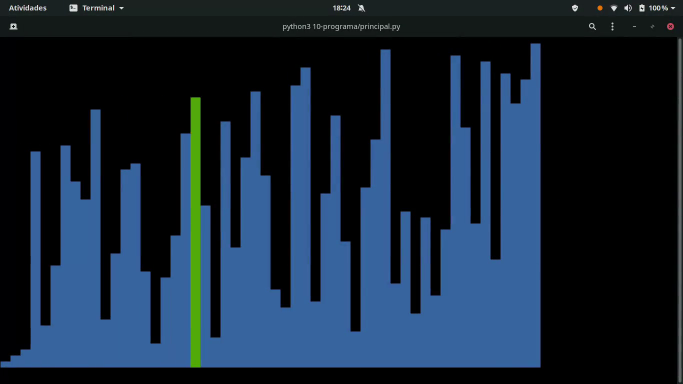
#> input picture frame 106 of 07-programaDeAlgoritmo/10-programaDeAlgoritmo/videoDeAmostra.mp4, 1366 x 768 px, given in place of badapple.mp4, which was not available (shown at 1/2 size)
$ python makeframes3.py
#> lines starting #> are read from the running program, lines starting #| are printed output that depends on the picture; pictures that were not available may be replaced by others from this repository, and a replacement may not be noted
from multiprocessing.pool import ThreadPool
from multiprocessing import cpu_count
from typing import Tuple


import cv2
import tqdm
from colorama import Back

import uteis as u

def draw_frame(frame_information: Tuple[int, cv2.VideoCapture]):
    order, frame = frame_information
#> order = 0

    y, x, _ = frame.shape
#> y = 153; x = 341
    frame_str = ''
    pixel_row = 0

    for this_y in range(y):
        for this_x in range(x):
            pixel = '0' if frame[this_y, this_x].all() == 0 else ' '

            frame_str += pixel

            pixel_row += 1
            if pixel_row == x:
                frame_str += '\n'
                pixel_row = 0
#> after the loop, pixel_row = 0

    return order, frame_str


def generate_frames(video: cv2.VideoCapture):
    success = True
    order = 0

    while success:
        success, frame = video.read()
        _, bw_frame = cv2.threshold(frame, 128, 255, cv2.THRESH_BINARY)

        if bw_frame is None:
            break

        y, x, _ = bw_frame.shape
        bw_frame = cv2.resize(bw_frame, (x // 4, y // 5))

        yield order, bw_frame

        order += 1

if __name__ == '__main__':

    VIDEO_PATH = './assets/badapple.mp4'
    VIDEO = cv2.VideoCapture(VIDEO_PATH)
    VIDEO_FRAMES_COUNT = int(VIDEO.get(cv2.CAP_PROP_FRAME_COUNT))


    with ThreadPool(processes=cpu_count()) as pool:
        frames = list(tqdm.tqdm(pool.imap(draw_frame, generate_frames(VIDEO)), total=VIDEO_FRAMES_COUNT))
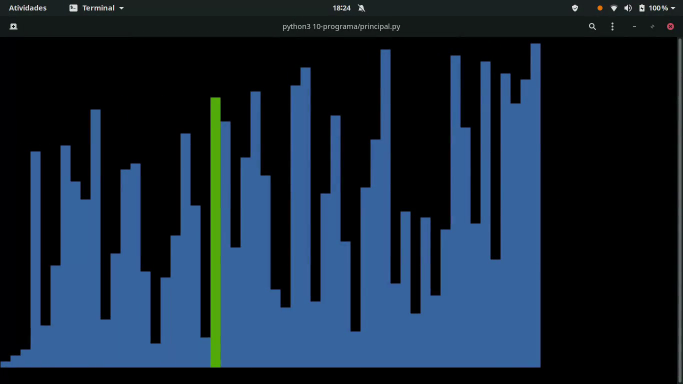
#> input picture frame 108 of 07-programaDeAlgoritmo/10-programaDeAlgoritmo/videoDeAmostra.mp4, 1366 x 768 px, given in place of badapple.mp4, which was not available (shown at 1/2 size)
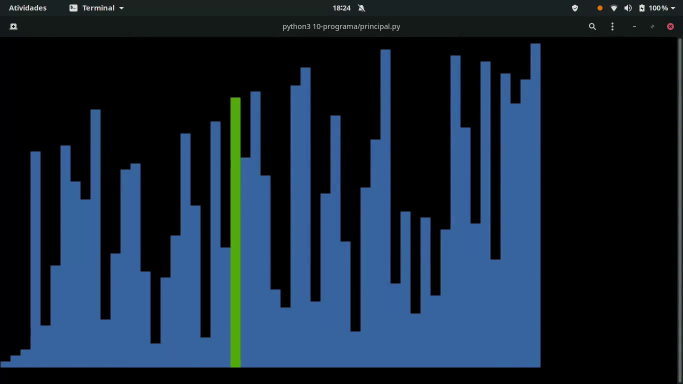
#> input picture frame 111 of 07-programaDeAlgoritmo/10-programaDeAlgoritmo/videoDeAmostra.mp4, 1366 x 768 px, given in place of badapple.mp4, which was not available (shown at 1/2 size)
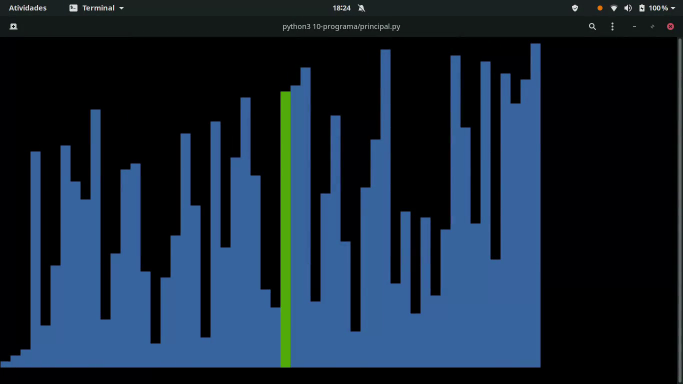
#> input picture frame 117 of 07-programaDeAlgoritmo/10-programaDeAlgoritmo/videoDeAmostra.mp4, 1366 x 768 px, given in place of badapple.mp4, which was not available (shown at 1/2 size)
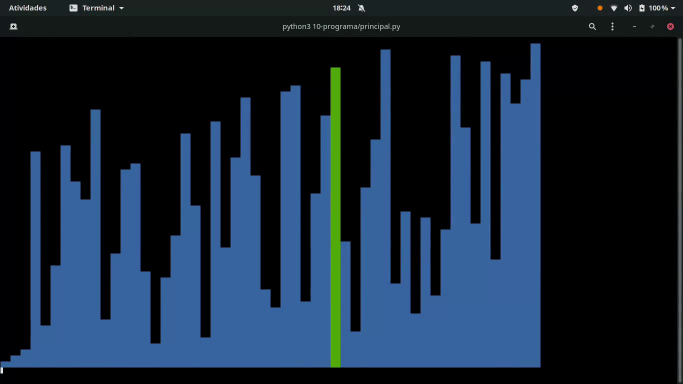
#> input picture frame 122 of 07-programaDeAlgoritmo/10-programaDeAlgoritmo/videoDeAmostra.mp4, 1366 x 768 px, given in place of badapple.mp4, which was not available (shown at 1/2 size)
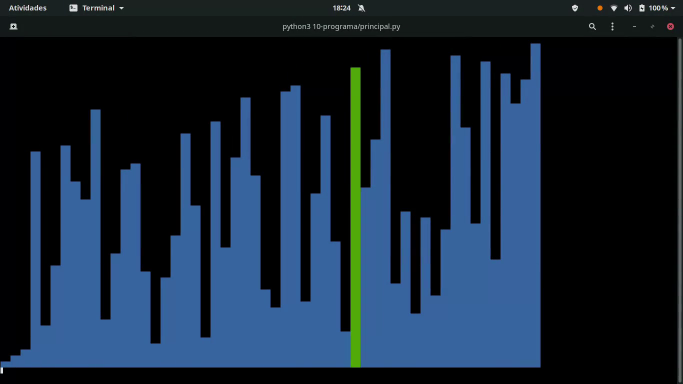
#> input picture frame 124 of 07-programaDeAlgoritmo/10-programaDeAlgoritmo/videoDeAmostra.mp4, 1366 x 768 px, given in place of badapple.mp4, which was not available (shown at 1/2 size)
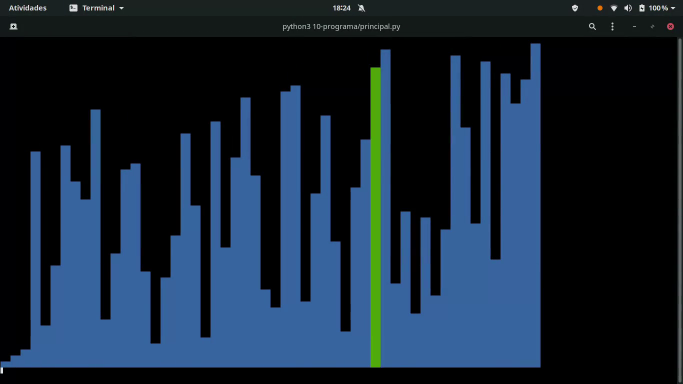
#> input picture frame 128 of 07-programaDeAlgoritmo/10-programaDeAlgoritmo/videoDeAmostra.mp4, 1366 x 768 px, given in place of badapple.mp4, which was not available (shown at 1/2 size)
#> in draw_frame (call 24), `order, frame = frame_information`:
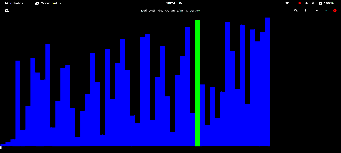
#> frame: shape (153, 341, 3); mean B, G, R 83.2, 3.7, 0.7
#> in draw_frame (call 24), `order, frame = frame_information`: order = 23
#> after the loop in draw_frame (call 24), `for this_y in range(y):`: pixel_row = 0
        pool.close()
        pool.join()

    frames = sorted(frames, key=lambda x: x[0])


    prints = list()

    for _, frame in frames:
        prints.append(frame)

    # save(prints, 'framesVerde.txt')
    # salvando em binario
    for i, print in enumerate(prints):
        u.dumb(print, f'./assets/frames/{i}.txt')
    print('funcionou')

$ run again, starting later in the video
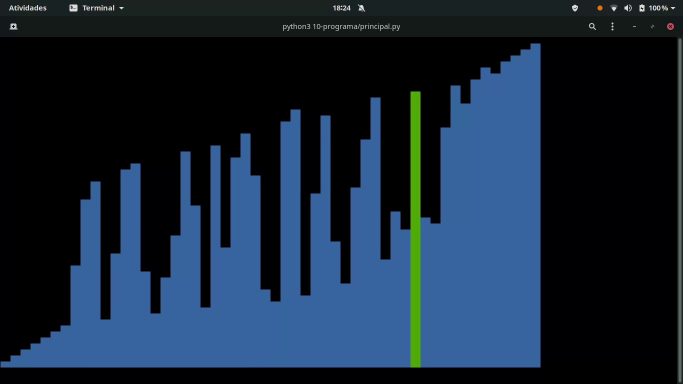
#> input picture frame 477 of 07-programaDeAlgoritmo/10-programaDeAlgoritmo/videoDeAmostra.mp4, 1366 x 768 px, given in place of badapple.mp4, which was not available (shown at 1/2 size)
#> order = 0
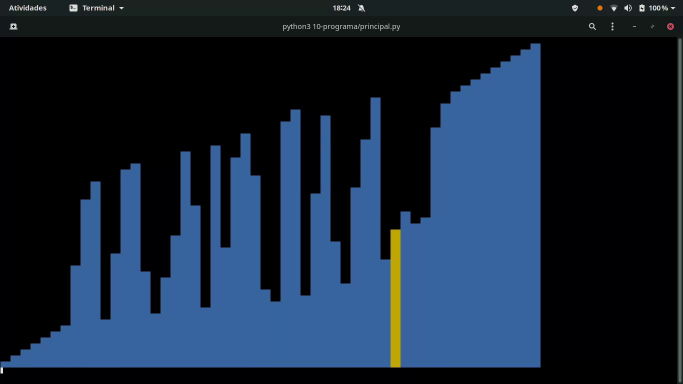
#> input picture frame 490 of 07-programaDeAlgoritmo/10-programaDeAlgoritmo/videoDeAmostra.mp4, 1366 x 768 px, given in place of badapple.mp4, which was not available (shown at 1/2 size)
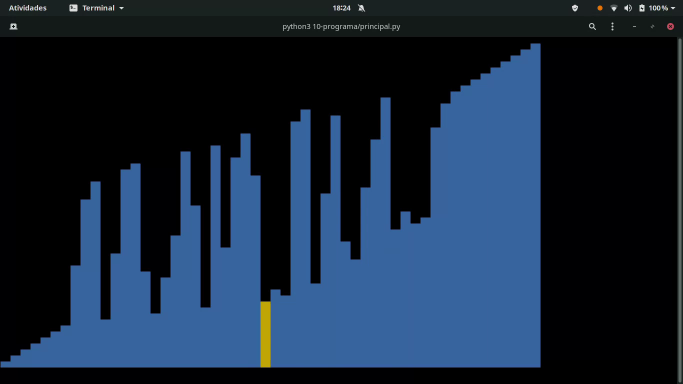
#> input picture frame 504 of 07-programaDeAlgoritmo/10-programaDeAlgoritmo/videoDeAmostra.mp4, 1366 x 768 px, given in place of badapple.mp4, which was not available (shown at 1/2 size)

$ run again, starting later in the video
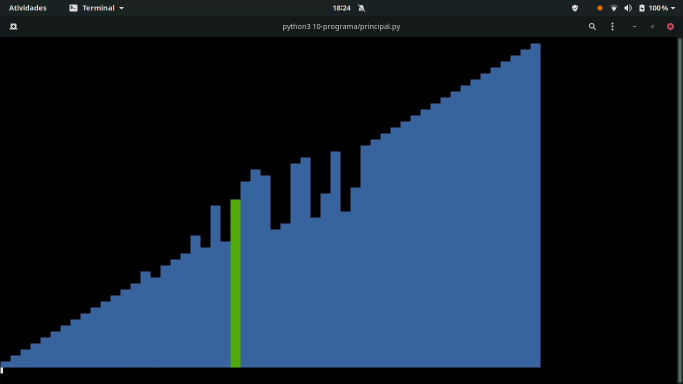
#> input picture frame 848 of 07-programaDeAlgoritmo/10-programaDeAlgoritmo/videoDeAmostra.mp4, 1366 x 768 px, given in place of badapple.mp4, which was not available (shown at 1/2 size)
#> order = 0
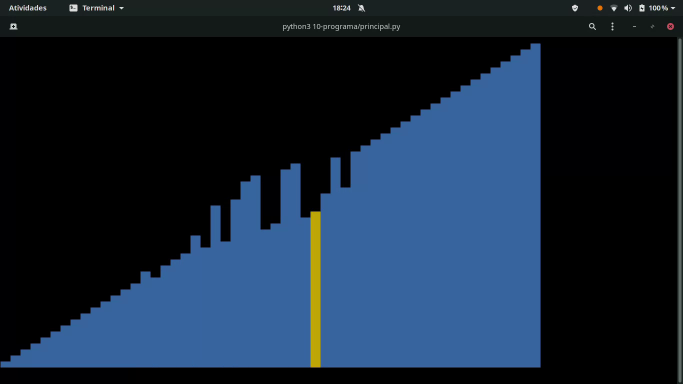
#> input picture frame 861 of 07-programaDeAlgoritmo/10-programaDeAlgoritmo/videoDeAmostra.mp4, 1366 x 768 px, given in place of badapple.mp4, which was not available (shown at 1/2 size)
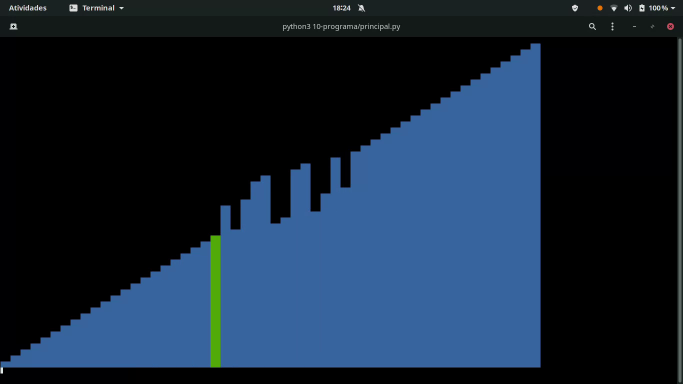
#> input picture frame 875 of 07-programaDeAlgoritmo/10-programaDeAlgoritmo/videoDeAmostra.mp4, 1366 x 768 px, given in place of badapple.mp4, which was not available (shown at 1/2 size)
